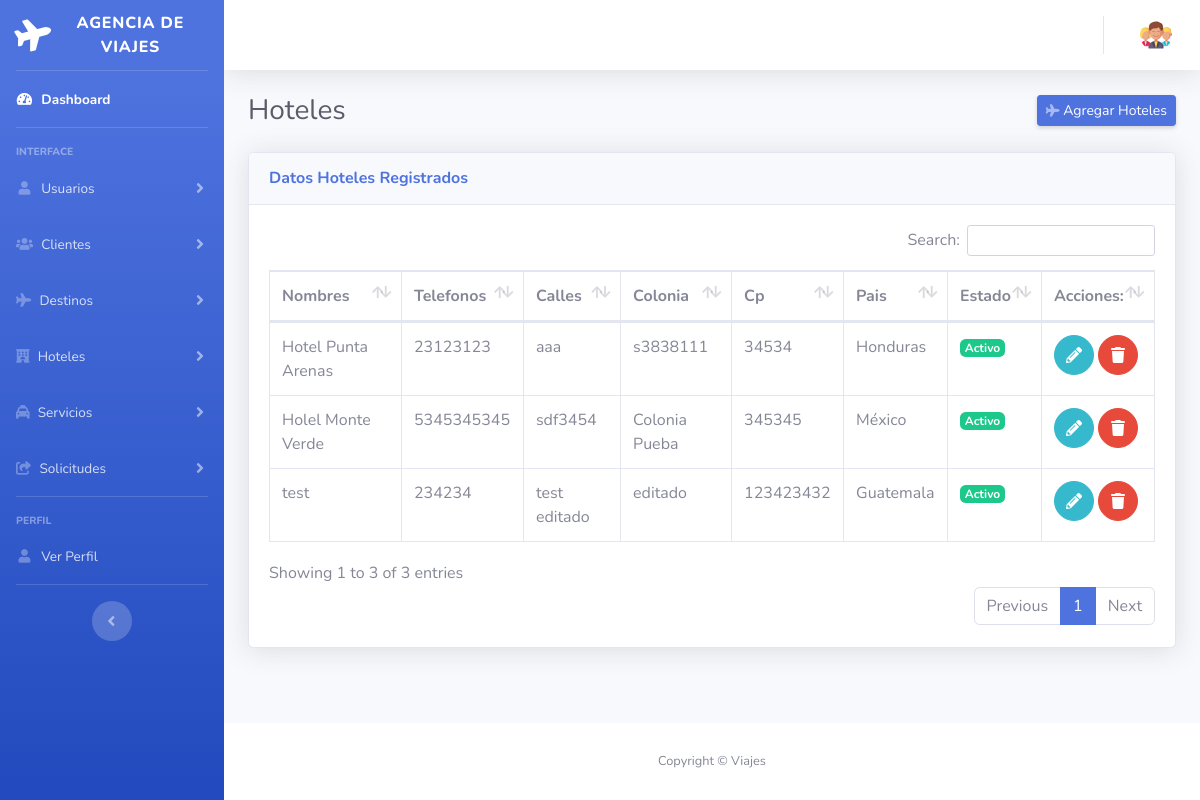
The page /views/admin/hoteles/lista.php on the database its author committed.
### tables this page shows
CREATE TABLE `direccion_hotel` (
  `idDireccion` int(11) NOT NULL,
  `calles` varchar(30) NOT NULL,
  `colonia` varchar(20) NOT NULL,
  `cp` varchar(10) NOT NULL,
  `pais` varchar(15) NOT NULL,
  `hotelesId` int(11) NOT NULL,
  `estatus` int(11) NOT NULL DEFAULT 1
);

CREATE TABLE `hotel` (
  `idHotel` int(11) NOT NULL,
  `estatus` int(1) NOT NULL DEFAULT 1,
  `nombre` varchar(40) NOT NULL,
  `telefono` varchar(15) NOT NULL,
  `usuarioModifica` int(11) NOT NULL,
  `fechaModifica` timestamp NOT NULL DEFAULT current_timestamp() ON UPDATE current_timestamp()
);

### core/config.php (called while the page is built)
<?php
$root = "/viajes";
?>

### db/Conn.php (called while the page is built, shortened)
<?php
class Conn
{
    private $dsn = "mysql:host=localhost;dbname=viajes;charset=utf8mb4";
    private $usuario = "root";
    private $contrasena = "";
    public function conectar()
    {
        try {
            $opciones = array(
                PDO::ATTR_ERRMODE => PDO::ERRMODE_EXCEPTION,
                PDO::ATTR_EMULATE_PREPARES => false
            );
            $pdo = new PDO($this->dsn, $this->usuario, $this->contrasena, $opciones);
            return $pdo;
        } catch (PDOException $e) {
            echo "Error de conexión: " . $e->getMessage();
        }
    }
}

### classes/viajes/hotelesClass.php (called while the page is built, shortened)
<?php
require_once(__DIR__ . "/../../db/Conn.php");
class hotelesClass
{
    private $conn;
    public function __construct()
    {
        $db = new Conn();
        $this->conn = $db->conectar();
    }
    public function getHoteles()
    {
        $search = $this->conn->prepare("SELECT * from direccion_hotel d INNER JOIN hotel h ON d.hotelesId = h.idHotel");
        $search->execute();
        $result = $search->fetchAll();
        return $result ? $result : false;
    }
}

### views/admin/hoteles/lista.php (the view, shortened to what this page needs)
<?php
include(__DIR__ . "/../../../core/config.php");
require(__DIR__ . "/../../../classes/viajes/hotelesClass.php");
require(__DIR__."/../../../functions/sessions/functions.php");
$hotelesClass = new hotelesClass();
$hoteles = $hotelesClass->getHoteles();
?>
<!DOCTYPE html>
<html lang="es">
<?php include(__DIR__ . "/../../templates/head.php"); ?>
<link href="<?php echo $root; ?>/assets/datatables/dataTables.bootstrap4.min.css" rel="stylesheet">
<link rel="stylesheet" href="https://cdn.datatables.net/datetime/1.4.1/css/dataTables.dateTime.min.css">
<link rel="stylesheet" href="https://cdn.datatables.net/buttons/2.3.6/css/buttons.dataTables.min.css">
<body id="page-top">
    <div id="wrapper">
        <?php include(__DIR__ . "/../../templates/sidebar.php"); ?>
        <div id="content-wrapper" class="d-flex flex-column">
            <div id="content">
                <?php include(__DIR__ . "/../../templates/header.php"); ?>
                <div class="container-fluid">
                    <div class="d-sm-flex align-items-center justify-content-between mb-4">
                        <h1 class="h3 mb-0 text-gray-800">Hoteles</h1>
                        <a href="./agregar.php" class="d-none d-sm-inline-block btn btn-sm btn-primary shadow-sm"><i class="fas fa-plane fa-sm text-white-50"></i> Agregar Hoteles</a>
                    </div>
                    <div class="row">
                        <div class="col-lg-12">
                            <div class="card shadow mb-4">
                                <div class="card-header py-3">
                                    <h6 class="m-0 font-weight-bold text-primary">Datos Hoteles Registrados</h6>
                                </div>
                                <div class="card-body">
                                    <div class="table-responsive">
                                        <table class="table table-bordered" id="dataTable" width="100%" cellspacing="0">
                                            <thead>
                                                <tr>
                                                    <th>Nombres</th>
                                                    <th>Telefonos</th>
                                                    <th>Calles</th>
                                                    <th>Colonia</th>
                                                    <th>Cp</th>
                                                    <th>Pais</th>
                                                    <th>Estado</th>
                                                    <th>Acciones: </th>
                                                </tr>
                                            </thead>
                                            <tbody>
                                                <?php foreach ($hoteles as $data) : ?>
                                                    <tr class="edit-row">
                                                        <td><?php echo $data["nombre"]; ?></td>
                                                        <td><?php echo $data["telefono"] ?></td>
                                                        <td><?php echo $data["calles"] ?></td>
                                                        <td><?php echo $data["colonia"] ?></td>
                                                        <td><?php echo $data["cp"] ?></td>
                                                        <td><?php echo $data["pais"] ?></td>
                                                        <td>
                                                            <?php echo $data["estatus"] == 1 ? '<span class="badge badge-success">Activo</span>' : '<span class="badge badge-danger">Inactivo</span>' ?>
                                                        </td>
                                                        <td>
                                                            <button data-toggle="modal" data-target="#modalEditUsers" class="btn btn-info btn-circle btn-edit"><i class="fas fa-pencil"></i></button>
                                                            <button value="<?php echo $data["pais"] ?>" class="btn btn-danger btn-circle btn-delete"><i class="fa-solid fa-trash"></i></button>
                                                        </td>
                                                    </tr>
                                                <?php endforeach; ?>
                                            </tbody>
                                        </table>
                                    </div>
                                </div>
                            </div>
                        </div>
                    </div>
                </div>
            </div>
            <?php include(__DIR__ . "/../../templates/footer.php"); ?>
        </div>
    </div>
</body>
</html>

### rows shown on the page
direccion_hotel: hotelesId.nombre "Hotel Punta Arenas", hotelesId.telefono "23123123", calles "aaa", colonia "s3838111", cp "34534", pais "Honduras"
direccion_hotel: hotelesId.nombre "Holel Monte Verde", hotelesId.telefono "5345345345", calles "sdf3454", colonia "Colonia Pueba", cp "345345", pais "México"
direccion_hotel: hotelesId.nombre "test", hotelesId.telefono "234234", calles "test editado", colonia "editado", cp "123423432", pais "Guatemala"
